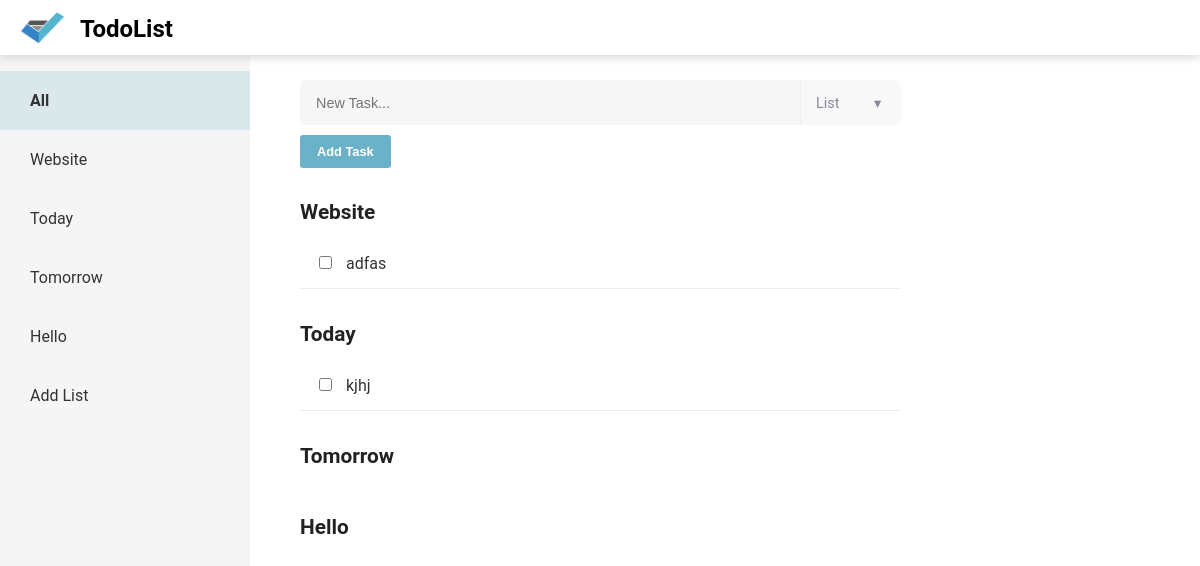
The app's page /, older data.
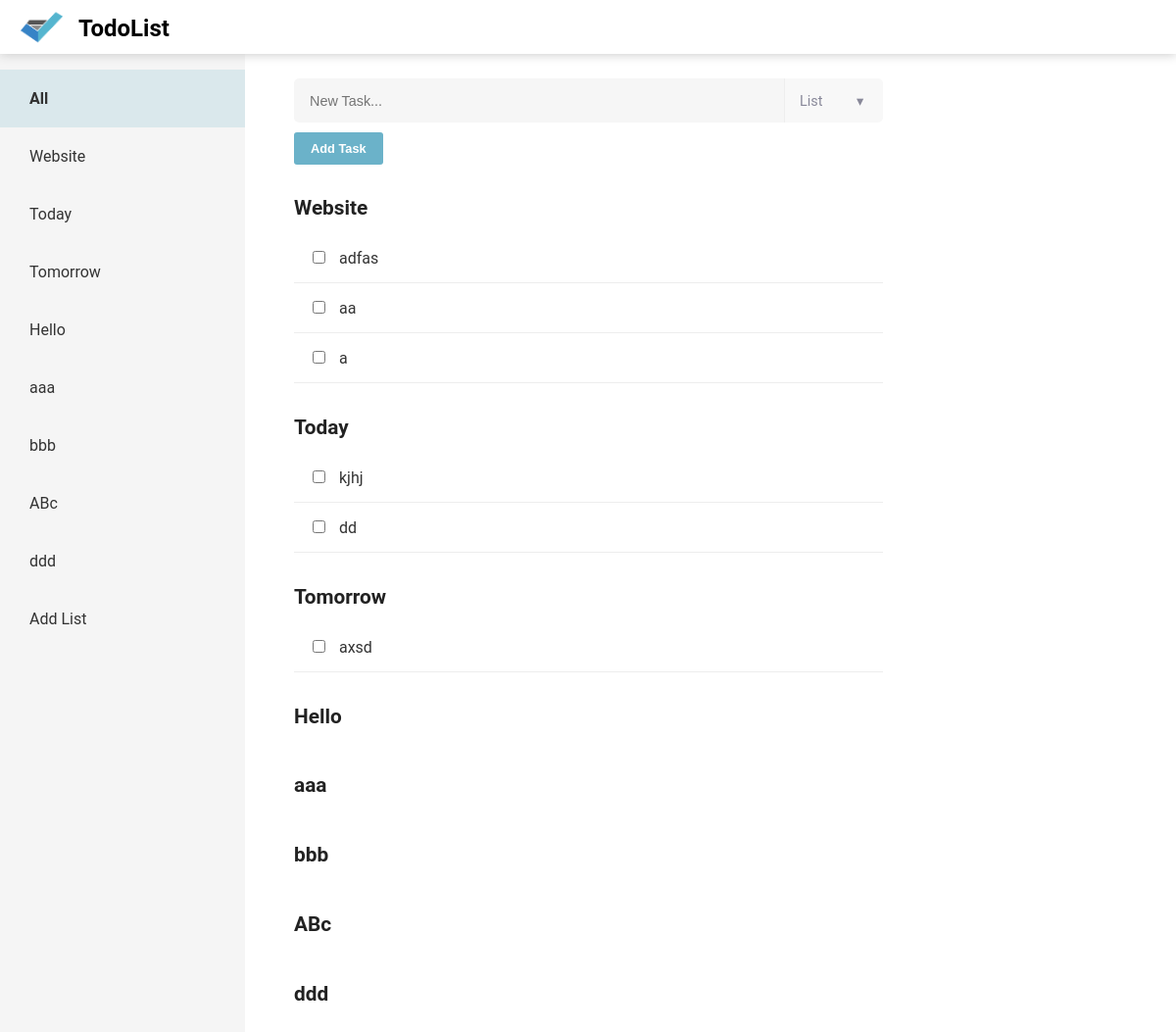
The same page, newer data.
### list/models.py (models this page shows, shortened)
class Category(models.Model):
	name = models.CharField(max_length=50, unique=True, blank=False)

class Task(models.Model):
	PRIORITY_CHOICES = [('C', 'Critical'),('H','High'), ('M', 'Medium'), ('L', 'Low')]
	title = models.CharField(max_length=100)
	due_date = models.DateTimeField(blank=True, default=datetime.now)
	done = models.BooleanField(default=False)
	priority = models.CharField(choices=PRIORITY_CHOICES, max_length=10)
	category = models.ForeignKey('Category')

### list/views.py (the view)
# urls.py: 2. Add a URL to urlpatterns:  url(r'^$', views.home, name='home')
def home(request):
	categories = Category.objects.all()
	return render(request, "home.html", {"categories":categories})

### list/templates/home.html (shortened to what this page needs)
{% extends 'base.html' %}
{% load static %}
{% block content %}
<div class="sidebar" id="sidebar">
	<ul id="listTabs">
		<li class="side active" id="tabAll"><a onclick="openCategory('All')"> All </a></li>
		{% for c in categories %}
			{% with c.id|stringformat:"s" as cid %}
			<li class="side" id="{{'tab'|add:cid}}"><a onclick="openCategory('{{cid}}')"> {{ c.name }} </a></li>
			{% endwith %}
		{% endfor %}
		<li class="side" id="tabNewCategory"><a onclick="addCategory()"> Add List </a></li>
	</ul>
</div>
<div class="content">
	<div class="taskForm">
		<form id="newTask">
			<div class="textArea">
				<input type="text" name="newTask" placeholder="New Task..." id="taskTextInput" autocomplete="off">
				<div class="dropDown">
					<a class="categoryDropDown" id="categoryDropDown" onclick="showCategories()">
						<span id="selectedCategory">List&nbsp;&nbsp;</span><span id="downIcon">&#9662;</span>
					</a>
				</div>
			<div class="submitButton">
				<input type="submit" value="Add Task">
			</div>
		</form>
	</div>
	<div class="taskList" id="categoryContent">
		<ul id="listNames">
			{% for c in categories %}
				{% with c.id|stringformat:"s" as cid %}
				<div id="{{'category'|add:cid}}" class="catDetails">
				{% endwith %}
					<h1> {{ c.name }} </h1>
					{% for t in c.task_set.all %}
						{% with t.id|stringformat:"s" as taskid %}
						<li class="task" id="{{'taskDiv'|add:taskid}}">
							<a class="taskLink">
								<input type="checkbox" id="{{'check'|add:taskid}}" name="{{'check'|add:taskid}}">
								<span>{{ t.title }}</span>
							</a>
						</li>
						{% endwith %}
					{% endfor %}
					<br>
				</div>
			{% endfor %}
		</ul>
	</div>
</div>
{% endblock content %}

### list/templates/base.html (shortened to what this page needs)
{% load static %}
<html>
	<head>
		<link rel="stylesheet" type="text/css" href="{% static 'styles.css' %}" >
	</head>
	<body>
		<div class="header">
			<img src="{% static 'listlogo.png' %}" id="logo">
			<h1 id="maintitle">TodoList</h1>
		</div>
	    <div class="maincontent">
			{% block content %}
			{% endblock content %}
		</div>
	</body>
</html>

### static/styles.css (style rules this page uses)
body { margin: 0 auto; font-family: Roboto, sans-serif; }
.header { background-color: white; box-shadow: 0 1px 10px #CCCCCC; height: 55px; margin: 0; position: relative; z-index:10; }
#logo { margin-top:5px; margin-left:20px; margin-right:15px; width: 45px; height: 45px; float: left; }
#maintitle { padding-top: 15px; margin: 0; padding-left:10px; font-family: Roboto, sans-serif; font-size: 1.5em; }
ul { list-style-type: none; padding-left: 0; }
li.side { font-size: 1em; padding: 20px 30px; }
li.active { background-color: rgba(109, 179, 201, 0.2); }
.active > a { font-weight: bold; }
a { color: #333333; text-decoration: none; display: block; cursor: pointer; }
h1 { font-size: 1.3em; }
.sidebar { background-color: #f5f5f5; padding: 0; width: 250px; height: 100%; position: fixed; overflow: auto; z-index: 10; }
.maincontent { position: fixed; height: 100%; }
.taskForm { padding-top: 15px; }
input { cursor: pointer; }
input[type=text] { margin: 10px 0px; border-radius: 5px 5px 5px 5px; border: 1px solid rgba(50, 152, 207, 0.0) ; background-color: rgba(230,230,230,0.35); padding:15px; font-size: 0.9em; }
input[type=submit] { border: 1px solid rgba(0,0,0,0) ; color: white; background-color: #6bb2c9; border-radius: 3px; font-size: 0.8em; padding:8px 16px; font-weight: bold; float: left; }
input[type=checkbox] { margin-right: 10px; }
#taskTextInput { width: 500px; height: 45px; border-radius: 5px 0px 0px 5px; }
.task { padding: 15px; border-bottom: 1px solid #EDEDED; }
#categoryContent { height: 75%; overflow: auto; }
.content { margin-left: 300px; position: fixed; color: #222222; height: 100%; }
.textArea { display: inline-block; }
#taskTextInput { float: left; display:block; }
.dropDown { position:relative; float: left; background-color: rgba(230,230,230,0.3); width:100px; height:45px; margin: 10px 0px; border-radius: 0px 5px 5px 0px; border-left: 1px solid #EEEEEE; overflow: hidden; }
.categoryDropDown { color: #889; font-size: 0.9em; border-radius: 0px 5px 5px 0px; }
#selectedCategory { display: inline-block; padding: 15px; width: 38px; overflow: hidden; }
#downIcon { position: relative; top: -19px; left: 5px; }

Row changes from the older to the newer data that the page shows:
added Category: name "aaa"
added Category: name "bbb"
added Category: name "ABc"
added Category: name "ddd"
added Task: title "aa", shown under Category "Website"
added Task: title "a", shown under Category "Website"
added Task: title "dd", shown under Category "Today"
added Task: title "axsd", shown under Category "Tomorrow"
